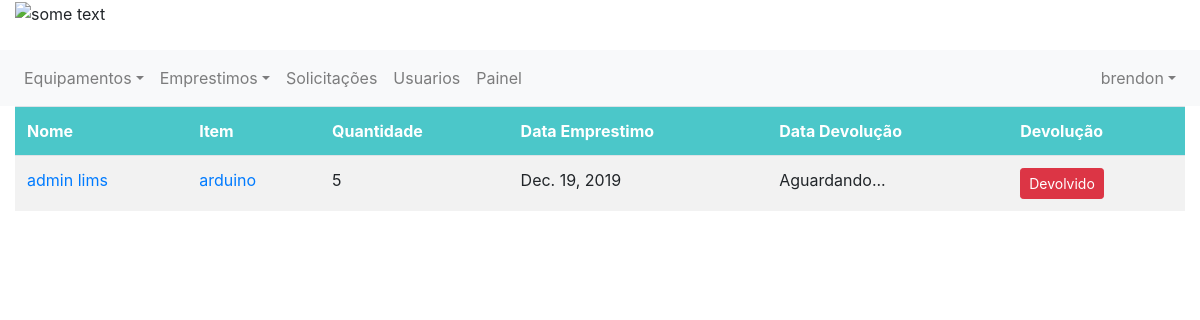
The app's page / (signed in) with its own data.
### emprestimo/models.py (models this page shows)
class Emprestimo(models.Model):
    equipamento = models.ForeignKey(Item, on_delete=models.CASCADE, related_name='item_emprestimo')
    solicitante = models.ForeignKey(Usuario, on_delete=models.CASCADE, related_name='usuario_emprestimo')
    tipo = models.ForeignKey(TipoEstadoEmprestimo, on_delete=models.CASCADE, related_name='tipo_emprestimo')
    estado = models.BooleanField(default=0)
    descricao = models.CharField(max_length=255)
    quantidade = models.IntegerField()
    data_emprestimo = models.DateField(null=False)
    data_devolucao = models.DateField(null=True)
    mensagem_rejeitado = models.CharField(max_length=255, null=True)
    mensagem_devolucao = models.CharField(max_length=255, null=True)

### controle/models.py (models this page shows, shortened)
class Usuario(models.Model):
    user = models.OneToOneField(User, related_name='profile', on_delete=models.CASCADE, null=True)
    telefone = models.IntegerField()
    tipo = models.ForeignKey(TipoUsuario, on_delete=models.CASCADE)

class Item(models.Model):
    nome = models.CharField(max_length=50)
    quantidade = models.IntegerField()
    quantidade_emprestada = models.IntegerField()
    tipo = models.ForeignKey(TipoEquipamento, on_delete=models.CASCADE)
    imagem = models.FileField(upload_to='documents/%Y/%m/%d', default='documents/1111/sem_foto.jpg')
    excluido = models.BooleanField(default=False)

### emprestimo/views.py (the view)
# urls.py: path('', exibir_emprestimos, name='root'),
@login_required
def exibir_emprestimos(request):
    emprestimos_ativos = Emprestimo.objects.filter(tipo=2).order_by('-data_emprestimo')
    paginator = Paginator(emprestimos_ativos, 8)
    page = request.GET.get('page')
    emprestimos_ativos = paginator.get_page(page)
    return render(request, 'emprestimos.html',
                  {'emprestimos': emprestimos_ativos,
                   'user_logado': get_usuario_logado(request)})

### emprestimo/views.py (called while the page is built)
def get_usuario_logado(request):
    return request.user

### controle/templates/emprestimos.html (shortened to what this page needs)
{% extends 'base.html' %}
{% block 'content' %}
{% if emprestimos %}
<table class="table table-hover">
    <tr>
        <th>Nome</th>
        <th>Item</th>
        <th>Quantidade</th>
        <th>Data Emprestimo</th>
        <th>Data Devolução</th>
        {% if user_logado.is_superuser %}
        <th>Devolução</th>
        {% endif %}
    </tr>
    {% for emprestimo in emprestimos %}
    <tr>
        <td><a href="{% url 'exibe_um_usuario' emprestimo.solicitante.id %}">
            {{ emprestimo.solicitante.user.first_name }} {{emprestimo.solicitante.user.last_name}} </a></td>
        <td><a href="{% url 'equipamento' emprestimo.equipamento.id %}">{{emprestimo.equipamento.nome}}</a></td>
        <td>{{emprestimo.quantidade}}</td>
        <td>{{emprestimo.data_emprestimo}}</td>
        <td>
            {% if emprestimo.data_devolucao == none %}
            Aguardando...
            {% else %}
            {{emprestimo.data_devolucao}}
            {% endif %}
        </td>
        {% if user_logado.is_superuser %}
        <td>
            {% if emprestimo.data_devolucao == none %}
            <a class="btn btn-sm btn-danger" href="" role="button" id="dropdownMenuLink" data-toggle="dropdown"
               aria-haspopup="true" aria-expanded="false">Devolvido</a>
            {% endif %}
        </td>
        {% endif %}
    </tr>
    {%endfor%}
</table>
{% else %}
<p style="font-size: 30px; font-weight: bold; text-align:center">Nenhum emprestimo encontrado <br> :( </p>
{% endif %}
<br>
{% endblock %}

### controle/templates/base.html (shortened to what this page needs)
{% load staticfiles %}
<!DOCTYPE html>
<html lang="pt">
<head>
    <link rel="stylesheet" href="https://stackpath.bootstrapcdn.com/bootstrap/4.3.1/css/bootstrap.min.css"
>
</head>
<body>
<header class="page-header">
    <div class="">
        <div class="container-fluid">
            <div class="row">
                <div class="col-12">
                    <img src="http://lims.ifpi.edu.br/images/logo.png" alt="some text" width=200 height=80>
                </div>
            </div>
        </div>
        <br>
        <div class="row">
            <div class="col-12">
                <nav class="navbar navbar-expand-sm navbar-light bg-light">
                    <div class="collapse navbar-collapse" id="navbarCollapse">
                        <div class="navbar-nav">
                            <div class="nav-item dropdown">
                                <a href="#" class="nav-link dropdown-toggle" data-toggle="dropdown">Equipamentos</a>
                            </div>
                            <div class="nav-item dropdown">
                                <a href="#" class="nav-link dropdown-toggle" data-toggle="dropdown">Emprestimos</a>
                            </div>
                            {% if user_logado.is_superuser %}
                            <a class="nav-item nav-link" href="{% url 'exibir_solicitacoes' %}">Solicitações </a>
                            <a class="nav-item nav-link" href="{% url 'exibir_usuarios' %}">Usuarios </a>
                            <a class="nav-item nav-link" href="{% url 'painel_admin' %}">Painel </a>
                            {% endif %}
                        </div>
                        <div class="navbar-nav dropdown ml-auto">
                            <a href="#" class="nav-link dropdown-toggle" data-toggle="dropdown">
                                {{ user_logado.username }}</a>
                        </div>
                    </div>
                </nav>
            </div>
        </div>
    </div>
</header>
<div class="container-fluid">
    <div class="">
        <div class="" style=" ">
            {% block 'content' %}
            {% endblock %}
        </div>
    </div>
</div>
</body>
</html>

### controle/templates/emprestimos.html (style rules this page uses)
table { border-collapse: collapse; width: 100%; }
th, td { text-align: left; padding: 8px; }
tr:nth-child(even) { background-color: #f2f2f2 }
th { background-color: #4bc7c9; color: white; }

### records on screen
Emprestimo: solicitante.user.first_name "admin", solicitante.user.last_name "lims", equipamento.nome "arduino", quantidade "5", data_emprestimo "Dec. 19, 2019", shows "Aguardando...", shows "Devolvido"

### other values on screen
{{ user_logado.username }} "brendon"
